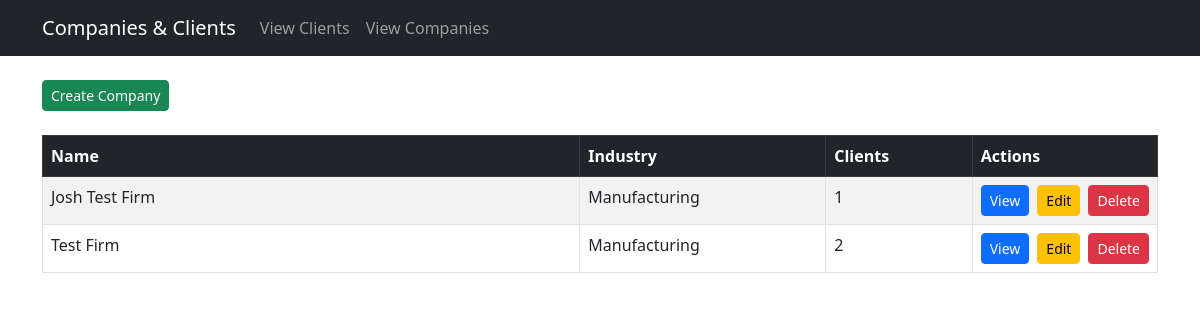
Before: /view_companies/ with the older database file.
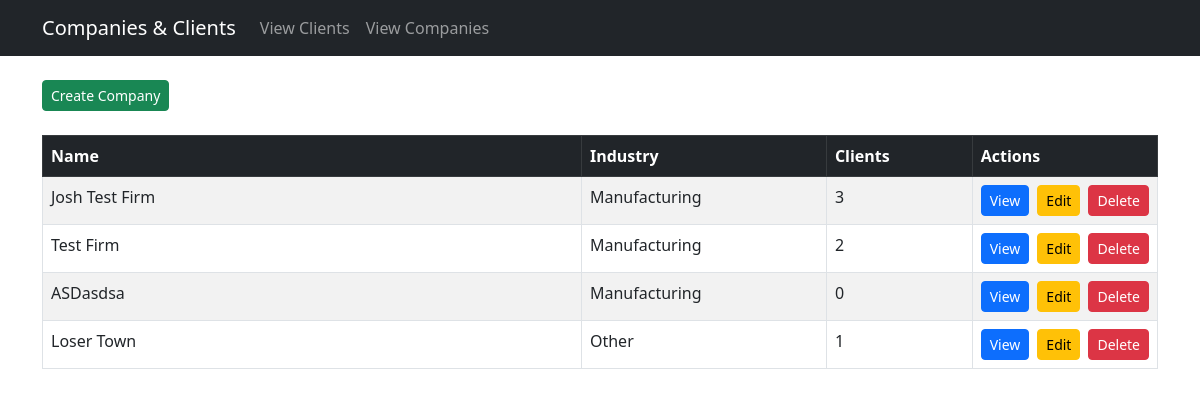
After: the same page with the newer database file.
### web_app/models.py (models this page shows, shortened)
class Company(models.Model):
    class IndustryChoices(models.TextChoices):
        MANUFACTURING = 'M', 'Manufacturing'
        FINANCE = 'F', 'Finance'
        OTHER = 'O', 'Other'
    name = models.TextField(verbose_name="Company Name")
    industry = models.CharField(verbose_name="Industry", choices=IndustryChoices.choices, max_length=100)

### web_app/views.py (the view)
# urls.py: path("view_companies/", views.view_companies, name="view_companies"),
def view_companies(request):
    context = {}
    companies = Company.objects.all().prefetch_related('people')
    company_list = []
    for company in companies:
        people = company.people.all()
        number_of_people = len(people)
        company_list.append((company, number_of_people))
    context["companies"] = company_list
    return render(request, "web_app/view_companies.html", context=context)

### web_app/templates/web_app/view_companies.html (shortened to what this page needs)
{% extends 'web_app/layout.html' %}
{% load static %}
{% block content %}
<a class="btn btn-success btn-sm" href="/create_company">Create Company</a>
<div class="table-responsive">
    <table class="table table-striped table-bordered mt-4">
        <thead class="table-dark">
            <tr>
                <th style="width: 60%;">Name</th>
                <th style="width: 25%;">Industry</th>
                <th style="width: 20%;">Clients</th>
                <th class="w-auto">Actions</th>
            </tr>
        </thead>
        <tbody>
            {% for company in companies %}
            <tr class="align-items-center">
                <td style="width: 60%;">{{ company.0.name }}</td>
                <td style="width: 25%;">{{ company.0.get_industry_display }}</td>
                <td style="width: 20%;">{{ company.1 }}</td>
                <td class="w-auto text-end">
                    <div class="d-flex gap-2 justify-content-end">
                        <a class="btn btn-primary btn-sm" href="/view_company/{{company.0.id}}">View</a>
                        <a class="btn btn-warning btn-sm" href="/edit_company/{{company.0.id}}">Edit</a>
                        <a class="btn btn-danger btn-sm" href="/delete_company/{{company.0.id}}">Delete</a>
                    </div>
                </td>
            </tr>
            {% endfor %}
        </tbody>
    </table>
</div>
{% endblock %}

Changed rows visible on the page:
computed for Company "Josh Test Firm": company "1" → "3"
added Company: name "ASDasdsa", industry "Manufacturing", company "0"
added Company: name "Loser Town", industry "Other", company "1"
